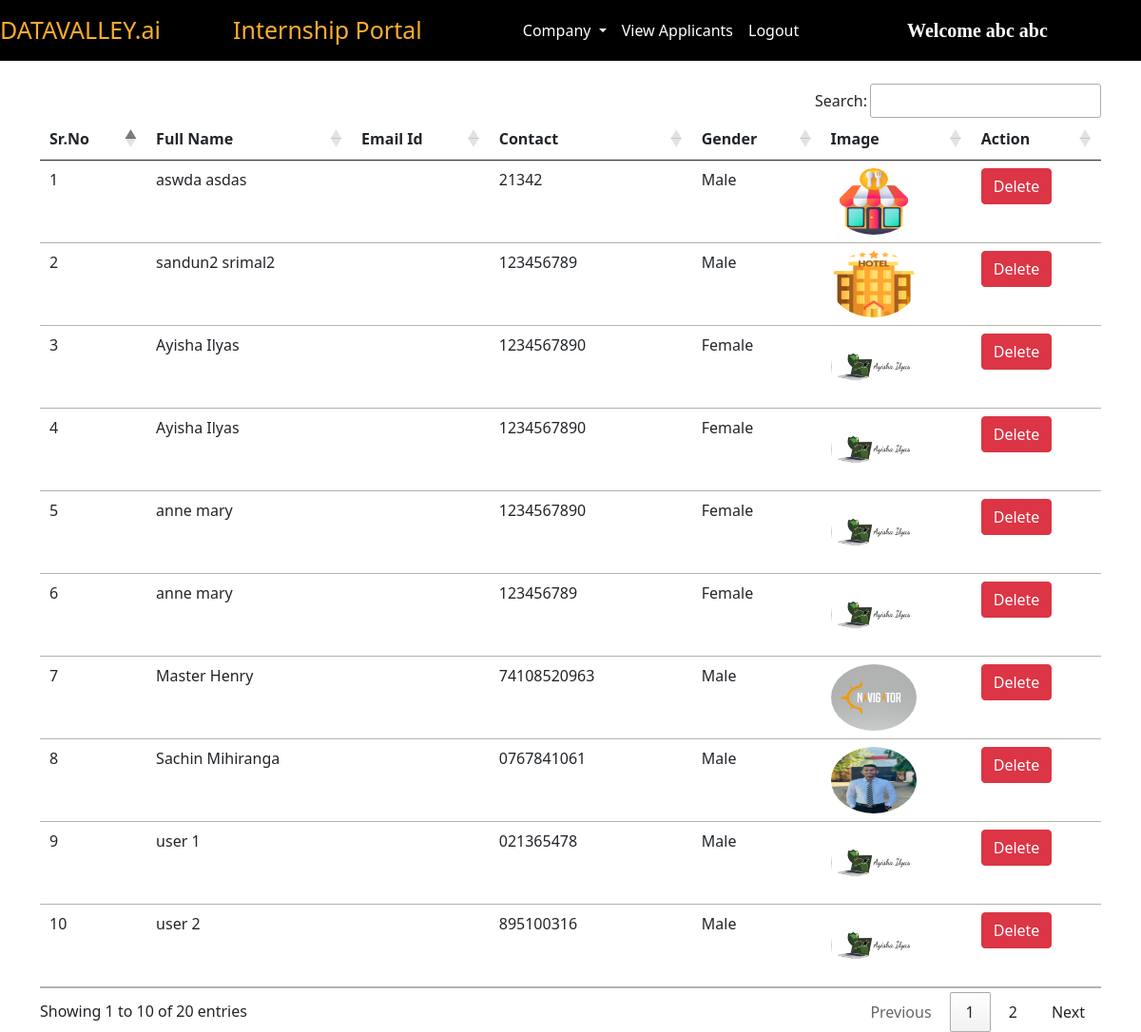
The app's page /view_applicants/ (signed in) with its own data.
### intern/models.py (models this page shows, shortened)
class Applicant(models.Model):
    user = models.ForeignKey(User, on_delete=models.CASCADE)
    phone = models.CharField(max_length=10)
    image = models.ImageField(upload_to="")
    gender = models.CharField(max_length=10)
    type = models.CharField(max_length=15)

### intern/views.py (the view)
# urls.py: path("view_applicants/", views.view_applicants, name="view_applicants"),
def view_applicants(request):
    if not request.user.is_authenticated:
        return redirect("/admin_login")
    applicants = Applicant.objects.all()
    return render(request, "view_applicants.html", {'applicants':applicants})

### intern/templates/view_applicants.html (shortened to what this page needs)
{% extends 'admin_navbar.html' %}
{% block view_applicants %} active {% endblock %}
{% block body %}
<div class="container mt-4">
<table class="table table-hover" id="example">
    <thead>
        <tr>
            <th>Sr.No</th>
            <th>Full Name</th>
            <th>Email Id</th>
            <th>Contact</th>
            <th>Gender</th>
            <th>Image</th>
            <th>Action</th>
        </tr>
    </thead>
    <tbody>
        {% for applicant in applicants %}
        <tr>
            <td>{{forloop.counter}}</td>
            <td>{{applicant.user.get_full_name}}</td>
            <td>{{applicant.user.email}}</td>
            <td>{{applicant.phone}}</td>
            <td>{{applicant.gender}}</td>
            <td><img src="{{applicant.image.url}}" class="rounded-circle" width="90px" height="70px"></td>
            <td><a href="/delete_user/{{applicant.user.id}}/" class="btn btn-danger" onclick="return confirm('Are you sure you want to delete this applicant?')">Delete</a></td>
        </tr>
        {% endfor %}
    </tbody>
</table>
</div>
{% endblock %}

### intern/templates/admin_navbar.html (shortened to what this page needs)
<!doctype html>
<html lang="en">
<head>
  <link href="https://cdn.jsdelivr.net/npm/bootstrap@5.0.2/dist/css/bootstrap.min.css" rel="stylesheet"
>
  <link rel="stylesheet" href="https://cdn.datatables.net/1.10.25/css/jquery.dataTables.min.css">
  <link rel="stylesheet" href="https://cdn.datatables.net/buttons/1.7.1/css/buttons.dataTables.min.css">
</head>
<body>
  <nav class="navbar navbar-expand-lg navbar-dark">
      <a class="navbar-brand" href="/"><span class="head1">DATAVALLEY.ai</span></a>
      <a class="navbar-brand" href="#"><span class="head1" style="margin-left: 60px;">Internship Portal</span></a>
      <div class="container w-50">
      <div class="collapse navbar-collapse" id="navbarSupportedContent">
        <ul class="navbar-nav me-auto mb-2 mb-lg-0">
          <div class="collapse navbar-collapse" id="navbarNavDarkDropdown">
            <ul class="navbar-nav">
              <li class="nav-item dropdown">
                <a class="nav-link active dropdown-toggle" href="#" id="navbarDarkDropdownMenuLink" role="button" data-bs-toggle="dropdown" aria-expanded="false">
                  Company
                </a>
              </li>
            </ul>
          </div>
          <li class="nav-item">
            <a class="nav-link {% block view_applicants %} {% endblock %}" href="/view_applicants/">View Applicants</a>
          </li>
          <li class="nav-item">
            <a class="nav-link active" href="/logout/">Logout</a>
          </li>
        </ul>
        <a class="navbar-brand" style="font-weight: bold; font-family: 'Times New Roman', Times, serif;" href="#">Welcome {{request.user.get_full_name}}</a>
      </div>
      </div>
  </nav>
  {% block body %}
  {% endblock %}
</body>
</html>

### intern/templates/admin_navbar.html (style rules this page uses)
.navbar { background-color: #000; }
.head1 { color: #FBAD30; font-size: 25px; height: 50px; }

### records on screen
Applicant: user.get_full_name "aswda asdas", phone "21342", gender "Male", image (picture)
Applicant: user.get_full_name "sandun2 srimal2", phone "123456789", gender "Male", image (picture)
Applicant: user.get_full_name "Ayisha Ilyas", phone "1234567890", gender "Female", image (picture)
Applicant: user.get_full_name "Ayisha Ilyas", phone "1234567890", gender "Female", image (picture)
Applicant: user.get_full_name "anne mary", phone "1234567890", gender "Female", image (picture)
Applicant: user.get_full_name "anne mary", phone "123456789", gender "Female", image (picture)
Applicant: user.get_full_name "Master Henry", phone "74108520963", gender "Male", image (picture)
Applicant: user.get_full_name "Sachin Mihiranga", phone "0767841061", gender "Male", image (picture)
Applicant: user.get_full_name "user 1", phone "021365478", gender "Male", image (picture)
Applicant: user.get_full_name "user 2", phone "895100316", gender "Male", image (picture)

### other values on screen
{{ request.user.get_full_name }} "abc abc"
